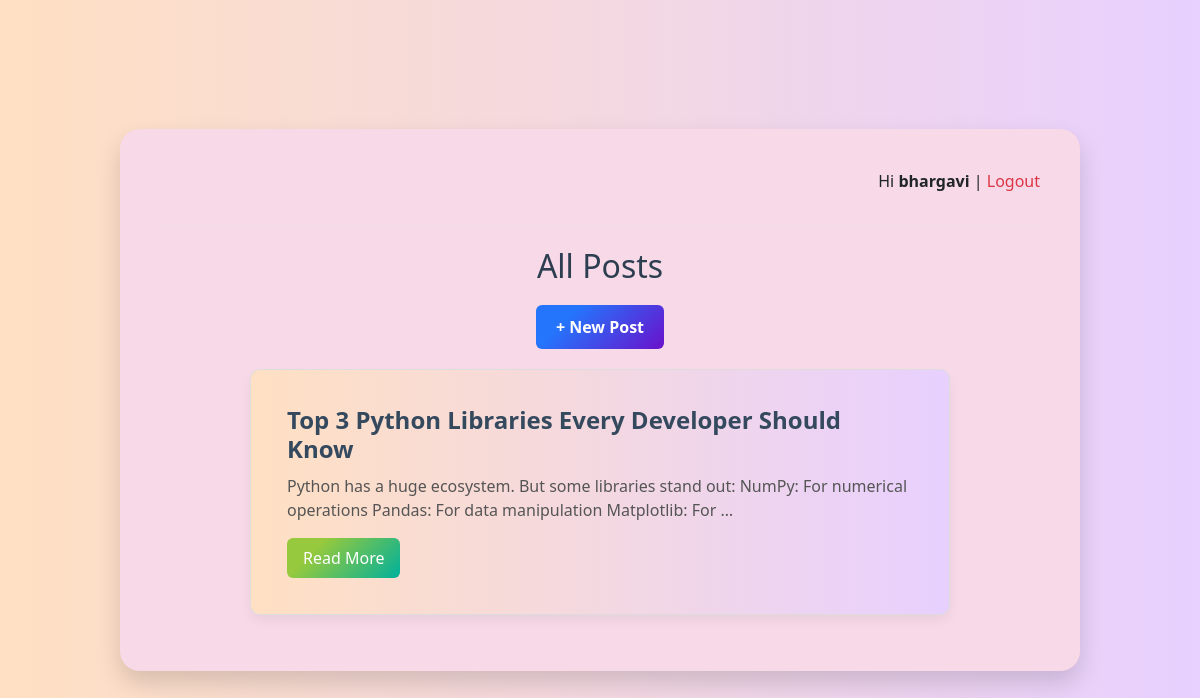
The app's page / (signed in) with its own data.
### blog/models.py (models this page shows, shortened)
class Post(models.Model):
    title = models.CharField(max_length=200)
    content = models.TextField()
    date_posted = models.DateTimeField(auto_now_add=True)
    author = models.ForeignKey(User, on_delete=models.CASCADE, default=1)

### blog/views.py (the view)
# urls.py: path('', views.post_list, name='post-list'),
def post_list(request):
    posts = Post.objects.all().order_by('-date_posted')
    return render(request, 'blog/post_list.html', {'posts': posts})

### blog/templates/blog/post_list.html (shortened to what this page needs)
{% extends 'blog/base.html' %}
{% load static %}
{% block content %}
<h2>All Posts</h2>
<a href="{% url 'post-create' %}" class="btn btn-primary mb-2">+ New Post</a>
{% for post in posts %}
    <div class="card mb-3">
        <div class="card-body">
            <h5 class="card-title">{{ post.title }}</h5>
            <p class="card-text">{{ post.content|truncatewords:20 }}</p>
            <a href="{% url 'post-detail' post.pk %}" class="btn btn-secondary">Read More</a>
        </div>
    </div>
{% endfor %}
{% endblock %}

### blog/templates/blog/base.html (shortened to what this page needs)
{% load static %}
<!DOCTYPE html>
<html lang="en">
<head>
    <link rel="stylesheet" href="{% static 'blog/styles.css' %}">
    <link href="https://cdn.jsdelivr.net/npm/bootstrap@5.0.2/dist/css/bootstrap.min.css" rel="stylesheet">
</head>
<body>
    <div class="container fade-in">
        <div class="header">
            {% if user.is_authenticated %}
                <p class="text-end">Hi <strong>{{ user.username }}</strong> |
                    <a href="{% url 'logout' %}" class="text-danger">Logout</a>
                </p>
            {% else %}
                <div class="text-end">
                    <a href="{% url 'login' %}" class="btn btn-outline-primary btn-sm me-2">Login</a>
                    <a href="{% url 'register' %}" class="btn btn-outline-success btn-sm">Register</a>
                </div>
            {% endif %}
        </div>
        <hr>
        {% block content %}{% endblock %}
    </div>
</body>
</html>

### blog/static/blog/styles.css (style rules this page uses)
body { background: linear-gradient(to right, #ffe0c3, #e8d0ff); font-family: 'Segoe UI', Tahoma, Geneva, Verdana, sans-serif; color: #4b3869; margin: 0; padding: 0; }
.card { background-color: white; border: none; box-shadow: 0 4px 8px rgba(0, 0, 0, 0.1); transition: transform 0.2s; }
.card-title { color: #4b3869; font-weight: bold; }
.btn-primary { background-color: #a16ae8; border: none; transition: background-color 0.3s; }
.btn-secondary { background-color: #5e4b8b; border: none; }
a { color: #4b3869; text-decoration: none; }

### blog/templates/blog/base.html (style rules this page uses)
body { background: linear-gradient(to right, #ffe0c3, #e8d0ff); font-family: 'Segoe UI', Tahoma, Geneva, Verdana, sans-serif; min-height: 100vh; margin: 0; padding: 0; display: flex; align-items: center; justify-content: center; }
.container { background-color:#f7d9e7; padding: 40px; border-radius: 20px; box-shadow: 0 12px 25px rgba(0, 0, 0, 0.15); width: 95%; max-width: 960px; transition: all 0.3s ease; }
.header { display: flex; justify-content: flex-end; align-items: center; margin-bottom: 10px; }
a { color: #5a189a; text-decoration: none; transition: color 0.3s ease; }
hr { border-top: 2px solid #dee2e6; }
.fade-in { animation: fadeIn 1s ease-in; }

### blog/templates/blog/post_list.html (style rules this page uses)
body { background-color: #f0f4f8; font-family: 'Segoe UI', Tahoma, Geneva, Verdana, sans-serif; margin: 0; padding: 0; }
h2 { text-align: center; margin: 20px 0; color: #2c3e50; }
.btn-primary { background-color: #6a11cb; background-image: linear-gradient(315deg, #6a11cb 0%, #2575fc 74%); border: none; padding: 10px 20px; border-radius: 6px; text-decoration: none; color: white; font-weight: bold; transition: background 0.3s ease; }
.btn-secondary { background-color: #00b09b; background-image: linear-gradient(315deg, #00b09b 0%, #96c93d 74%); border: none; padding: 8px 16px; border-radius: 6px; text-decoration: none; color: white; transition: background 0.3s ease; }
.card { background: linear-gradient(to right, #ffe0c3, #e8d0ff); ; border: 1px solid #ddd; border-radius: 10px; box-shadow: 0 6px 12px rgba(0, 0, 0, 0.05); padding: 20px; margin: 20px auto; max-width: 700px; }
.card-title { font-size: 1.5rem; margin-bottom: 10px; color: #34495e; }
.card-text { font-size: 1rem; color: #555; }
.mb-2 { display: block; width: max-content; margin: 10px auto; }

### records on screen
Post: title "Top 3 Python Libraries Every Developer Should Know", content "Python has a huge ecosystem. But some libraries stand out: NumPy: For numerical operations Pandas: For data manipulation Matplotlib: For …"

### other values on screen
{{ user.username }} "bhargavi"
